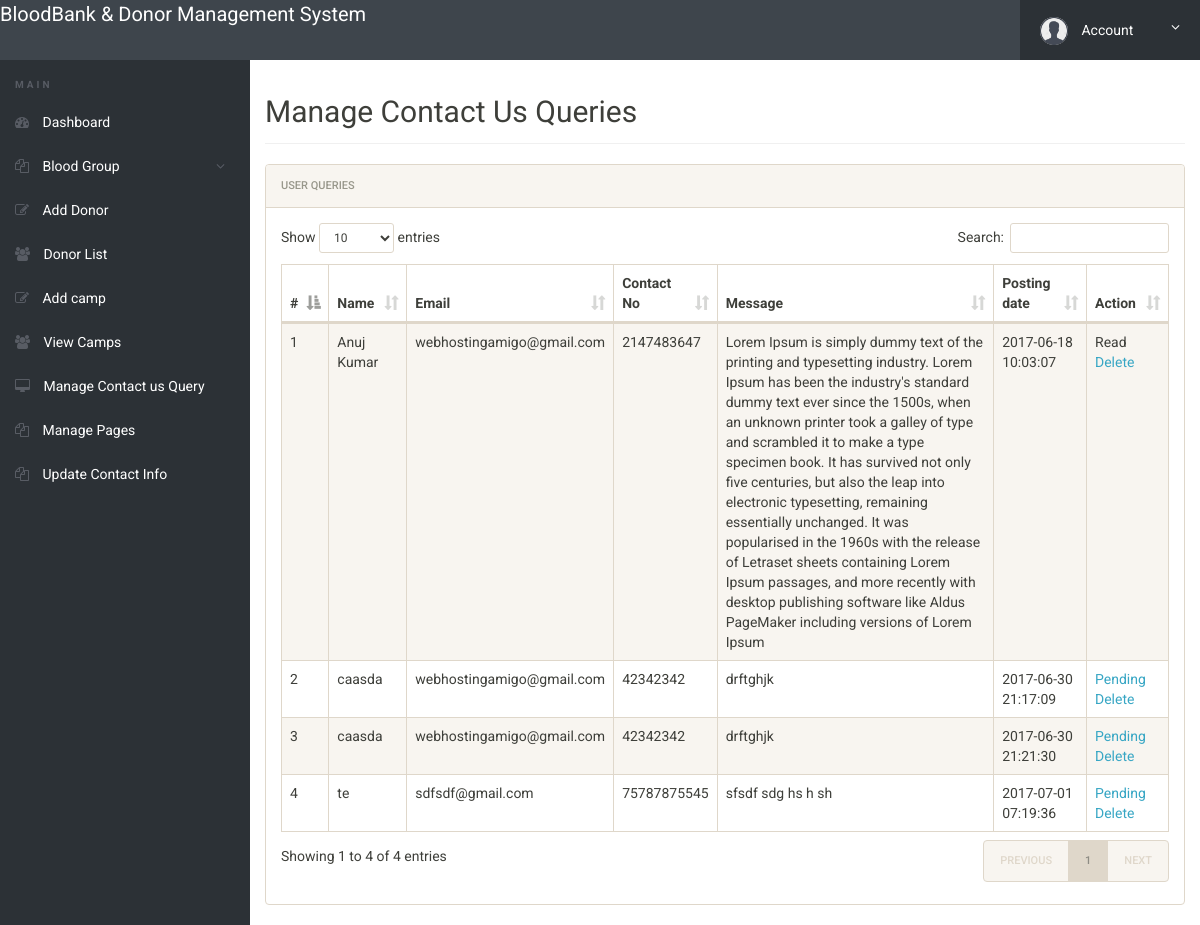
/admin/manage-conactusquery.php (signed in), run on the app's committed database.
### tables this page shows
CREATE TABLE `tblcontactusquery` (
  `id` int(11) NOT NULL,
  `name` varchar(100) DEFAULT NULL,
  `EmailId` varchar(120) DEFAULT NULL,
  `ContactNumber` char(11) DEFAULT NULL,
  `Message` longtext DEFAULT NULL,
  `PostingDate` timestamp NOT NULL DEFAULT current_timestamp(),
  `status` int(11) DEFAULT NULL
);

### admin/manage-conactusquery.php (the view, shortened to what this page needs)
<?php
include('includes/config.php');
if(strlen($_SESSION['alogin'])==0)
	{
header('location:index.php');
}
else{
 ?>
<!doctype html>
<html lang="en" class="no-js">
<head>
	<link rel="stylesheet" href="css/font-awesome.min.css">
	<link rel="stylesheet" href="css/bootstrap.min.css">
	<link rel="stylesheet" href="css/dataTables.bootstrap.min.css">
	<link rel="stylesheet" href="css/bootstrap-social.css">
	<link rel="stylesheet" href="css/bootstrap-select.css">
	<link rel="stylesheet" href="css/fileinput.min.css">
	<link rel="stylesheet" href="css/awesome-bootstrap-checkbox.css">
	<link rel="stylesheet" href="css/style.css">
</head>
<body>
	<?php include('includes/header.php');?>
	<div class="ts-main-content">
		<?php include('includes/leftbar.php');?>
		<div class="content-wrapper">
			<div class="container-fluid">
				<div class="row">
					<div class="col-md-12">
						<h2 class="page-title">Manage Contact Us Queries</h2>
						<div class="panel panel-default">
							<div class="panel-heading">User queries</div>
							<div class="panel-body">
								<table id="zctb" class="display table table-striped table-bordered table-hover" cellspacing="0" width="100%">
									<thead>
										<tr>
										<th>#</th>
											<th>Name</th>
											<th>Email</th>
											<th>Contact No</th>
											<th>Message</th>
											<th>Posting date</th>
											<th>Action</th>
										</tr>
									</thead>
									<tbody>
									<?php $sql = "SELECT * from  tblcontactusquery ";
$query = $dbh -> prepare($sql);
$query->execute();
$results=$query->fetchAll(PDO::FETCH_OBJ);
$cnt=1;
if($query->rowCount() > 0)
{
foreach($results as $result)
{				?>
										<tr>
											<td><?php echo htmlentities($cnt);?></td>
											<td><?php echo htmlentities($result->name);?></td>
											<td><?php echo htmlentities($result->EmailId);?></td>
											<td><?php echo htmlentities($result->ContactNumber);?></td>
											<td><?php echo htmlentities($result->Message);?></td>
											<td><?php echo htmlentities($result->PostingDate);?></td>
																<?php if($result->status==1)
{
	?><td>Read<br />
		<a href="manage-conactusquery.php?del=<?php echo htmlentities($result->id);?>" onclick="return confirm('Do you really want to read')" >Delete</a></td>
<?php } else {?>
<td><a href="manage-conactusquery.php?eid=<?php echo htmlentities($result->id);?>" onclick="return confirm('Do you really want to read')" >Pending</a><br />
	<a href="manage-conactusquery.php?eid=<?php echo htmlentities($result->id);?>" onclick="return confirm('Do you really want to read')" >Delete</a>
</td>
<?php } ?>
										</tr>
										<?php $cnt=$cnt+1; }} ?>
									</tbody>
								</table>
							</div>
						</div>
					</div>
				</div>
			</div>
		</div>
	</div>
</body>
</html>
<?php } ?>

### admin/css/style.css (style rules this page uses)
html { font-size: 14px; }
@media only screen and (min-width: 480px) { html { font-size: 17px; } }
@media only screen and (min-width: 768px) { html { font-size: 14px; } }
body { font-size: 1em; }
a { color: #37a6c4; }
.panel { overflow: hidden; }
.page-title { padding-bottom: 15px; margin-bottom: 20px; border-bottom: 1px solid #f0f0f0; }
.ts-main-content .content-wrapper { padding-top: 15px; margin-top: 60px; }
@media only screen and (min-width: 992px) { .ts-main-content .content-wrapper { margin-left: 250px; } }

### data on the page
tblcontactusquery: name "Anuj Kumar", EmailId "webhostingamigo@gmail.com", ContactNumber "2147483647", Message "Lorem Ipsum is simply dummy text of the printing and typesetting industry. Lorem Ipsum has been the industry's standard dummy text ever since the 1500s, when an unknown printer took a galley of type and scrambled it to make a type specimen book. It has survived not only five centuries, but also the leap into electronic typesetting, remaining essentially unchanged. It was popularised in the 1960s with the release of Letraset sheets containing Lorem Ipsum passages, and more recently with desktop publishing software like Aldus PageMaker including versions of Lorem Ipsum", PostingDate "2017-06-18 10:03:07"
tblcontactusquery: name "caasda", EmailId "webhostingamigo@gmail.com", ContactNumber "42342342", Message "drftghjk", PostingDate "2017-06-30 21:17:09"
tblcontactusquery: name "caasda", EmailId "webhostingamigo@gmail.com", ContactNumber "42342342", Message "drftghjk", PostingDate "2017-06-30 21:21:30"
tblcontactusquery: name "te", EmailId "sdfsdf@gmail.com", ContactNumber "75787875545", Message "sfsdf sdg hs h sh", PostingDate "2017-07-01 07:19:36"
